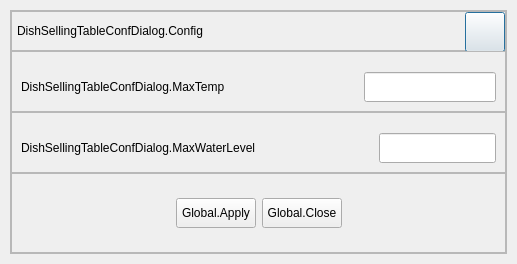
<?xml version="1.0" encoding="UTF-8"?>
<ui version="4.0">
 <class>DishSellingTableConfDialog</class>
 <widget class="QDialog" name="DishSellingTableConfDialog">
  <property name="geometry">
   <rect>
    <x>0</x>
    <y>0</y>
    <width>517</width>
    <height>264</height>
   </rect>
  </property>
  <property name="windowTitle">
   <string>Dialog</string>
  </property>
  <layout class="QVBoxLayout" name="verticalLayout">
   <property name="spacing">
    <number>0</number>
   </property>
   <property name="leftMargin">
    <number>10</number>
   </property>
   <property name="topMargin">
    <number>10</number>
   </property>
   <property name="rightMargin">
    <number>10</number>
   </property>
   <property name="bottomMargin">
    <number>10</number>
   </property>
   <item>
    <widget class="QFrame" name="frameDialogContainer">
     <property name="frameShape">
      <enum>QFrame::StyledPanel</enum>
     </property>
     <property name="frameShadow">
      <enum>QFrame::Raised</enum>
     </property>
     <layout class="QVBoxLayout" name="verticalLayout_2">
      <property name="spacing">
       <number>0</number>
      </property>
      <property name="leftMargin">
       <number>0</number>
      </property>
      <property name="topMargin">
       <number>0</number>
      </property>
      <property name="rightMargin">
       <number>0</number>
      </property>
      <property name="bottomMargin">
       <number>0</number>
      </property>
      <item>
       <widget class="QFrame" name="frameDialogHead">
        <property name="minimumSize">
         <size>
          <width>0</width>
          <height>40</height>
         </size>
        </property>
        <property name="maximumSize">
         <size>
          <width>16777215</width>
          <height>40</height>
         </size>
        </property>
        <property name="frameShape">
         <enum>QFrame::StyledPanel</enum>
        </property>
        <property name="frameShadow">
         <enum>QFrame::Raised</enum>
        </property>
        <layout class="QHBoxLayout" name="horizontalLayout">
         <property name="spacing">
          <number>0</number>
         </property>
         <property name="leftMargin">
          <number>5</number>
         </property>
         <property name="topMargin">
          <number>0</number>
         </property>
         <property name="rightMargin">
          <number>0</number>
         </property>
         <property name="bottomMargin">
          <number>0</number>
         </property>
         <item>
          <widget class="QLabel" name="labelDialogTitle">
           <property name="text">
            <string>DishSellingTableConfDialog.Config</string>
           </property>
          </widget>
         </item>
         <item>
          <spacer name="horizontalSpacer">
           <property name="orientation">
            <enum>Qt::Horizontal</enum>
           </property>
           <property name="sizeHint" stdset="0">
            <size>
             <width>82</width>
             <height>20</height>
            </size>
           </property>
          </spacer>
         </item>
         <item>
          <widget class="QPushButton" name="buttonDialogClose">
           <property name="minimumSize">
            <size>
             <width>40</width>
             <height>40</height>
            </size>
           </property>
           <property name="maximumSize">
            <size>
             <width>40</width>
             <height>40</height>
            </size>
           </property>
           <property name="text">
            <string/>
           </property>
          </widget>
         </item>
        </layout>
       </widget>
      </item>
      <item>
       <widget class="QFrame" name="frame_3">
        <property name="sizePolicy">
         <sizepolicy hsizetype="Preferred" vsizetype="Expanding">
          <horstretch>0</horstretch>
          <verstretch>0</verstretch>
         </sizepolicy>
        </property>
        <property name="frameShape">
         <enum>QFrame::StyledPanel</enum>
        </property>
        <property name="frameShadow">
         <enum>QFrame::Raised</enum>
        </property>
        <layout class="QHBoxLayout" name="horizontalLayout_3">
         <property name="topMargin">
          <number>20</number>
         </property>
         <item>
          <widget class="QLabel" name="labelSterilizerConfigTime">
           <property name="text">
            <string>DishSellingTableConfDialog.MaxTemp</string>
           </property>
          </widget>
         </item>
         <item>
          <spacer name="horizontalSpacer_4">
           <property name="orientation">
            <enum>Qt::Horizontal</enum>
           </property>
           <property name="sizeHint" stdset="0">
            <size>
             <width>40</width>
             <height>20</height>
            </size>
           </property>
          </spacer>
         </item>
         <item>
          <widget class="QLineEdit" name="edtMaxTemp">
           <property name="minimumSize">
            <size>
             <width>0</width>
             <height>30</height>
            </size>
           </property>
          </widget>
         </item>
        </layout>
       </widget>
      </item>
      <item>
       <widget class="QFrame" name="frame_4">
        <property name="sizePolicy">
         <sizepolicy hsizetype="Preferred" vsizetype="Expanding">
          <horstretch>0</horstretch>
          <verstretch>0</verstretch>
         </sizepolicy>
        </property>
        <property name="frameShape">
         <enum>QFrame::StyledPanel</enum>
        </property>
        <property name="frameShadow">
         <enum>QFrame::Raised</enum>
        </property>
        <layout class="QHBoxLayout" name="horizontalLayout_3">
         <property name="topMargin">
          <number>20</number>
         </property>
         <item>
          <widget class="QLabel" name="labelSterilizerConfigTime">
           <property name="text">
            <string>DishSellingTableConfDialog.MaxWaterLevel</string>
           </property>
          </widget>
         </item>
         <item>
          <spacer name="horizontalSpacer_5">
           <property name="orientation">
            <enum>Qt::Horizontal</enum>
           </property>
           <property name="sizeHint" stdset="0">
            <size>
             <width>40</width>
             <height>20</height>
            </size>
           </property>
          </spacer>
         </item>
         <item>
          <widget class="QLineEdit" name="edtMaxWaterLevel">
           <property name="minimumSize">
            <size>
             <width>0</width>
             <height>30</height>
            </size>
           </property>
          </widget>
         </item>
        </layout>
       </widget>
      </item>
      <item>
       <widget class="QFrame" name="frame_2">
        <property name="minimumSize">
         <size>
          <width>0</width>
          <height>80</height>
         </size>
        </property>
        <property name="maximumSize">
         <size>
          <width>16777215</width>
          <height>80</height>
         </size>
        </property>
        <property name="frameShape">
         <enum>QFrame::StyledPanel</enum>
        </property>
        <property name="frameShadow">
         <enum>QFrame::Raised</enum>
        </property>
        <layout class="QHBoxLayout" name="horizontalLayout_2">
         <item>
          <spacer name="horizontalSpacer_2">
           <property name="orientation">
            <enum>Qt::Horizontal</enum>
           </property>
           <property name="sizeHint" stdset="0">
            <size>
             <width>0</width>
             <height>20</height>
            </size>
           </property>
          </spacer>
         </item>
         <item>
          <widget class="QPushButton" name="buttonDialogApply">
           <property name="minimumSize">
            <size>
             <width>80</width>
             <height>30</height>
            </size>
           </property>
           <property name="maximumSize">
            <size>
             <width>16777215</width>
             <height>30</height>
            </size>
           </property>
           <property name="text">
            <string>Global.Apply</string>
           </property>
          </widget>
         </item>
         <item>
          <widget class="QPushButton" name="buttonDialogBottomClose">
           <property name="minimumSize">
            <size>
             <width>80</width>
             <height>30</height>
            </size>
           </property>
           <property name="maximumSize">
            <size>
             <width>16777215</width>
             <height>30</height>
            </size>
           </property>
           <property name="text">
            <string>Global.Close</string>
           </property>
          </widget>
         </item>
         <item>
          <spacer name="horizontalSpacer_3">
           <property name="orientation">
            <enum>Qt::Horizontal</enum>
           </property>
           <property name="sizeHint" stdset="0">
            <size>
             <width>1</width>
             <height>20</height>
            </size>
           </property>
          </spacer>
         </item>
        </layout>
       </widget>
      </item>
     </layout>
    </widget>
   </item>
  </layout>
 </widget>
 <resources/>
 <connections/>
</ui>
